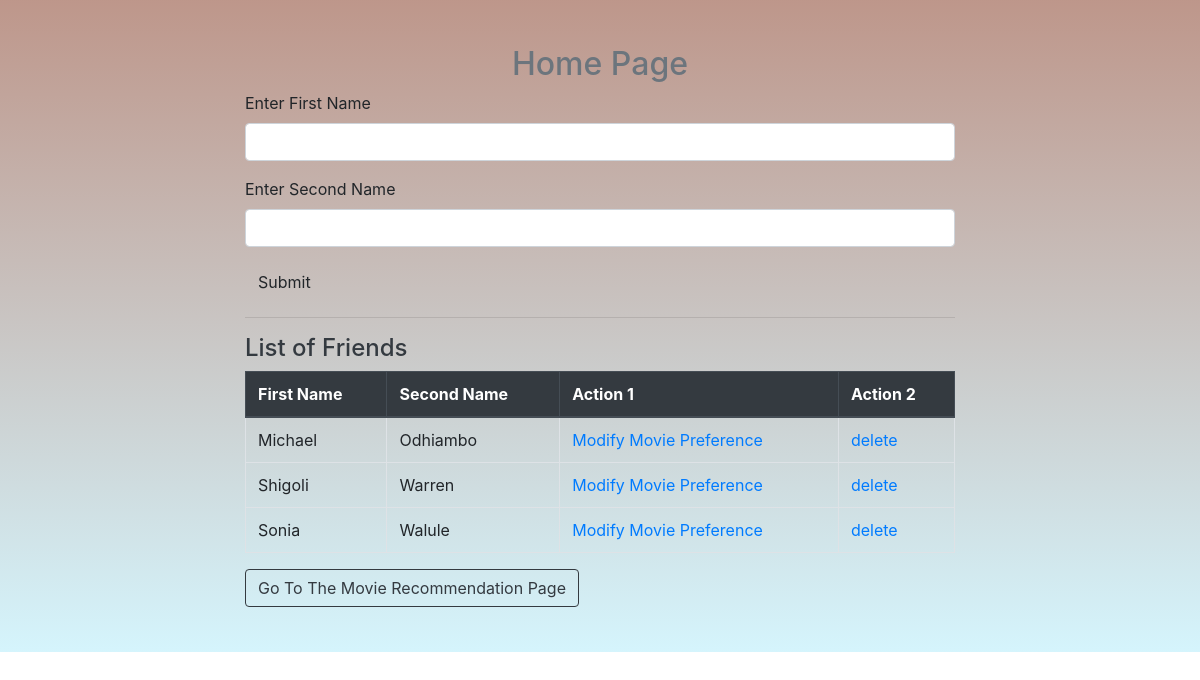
The app's page /, older data.
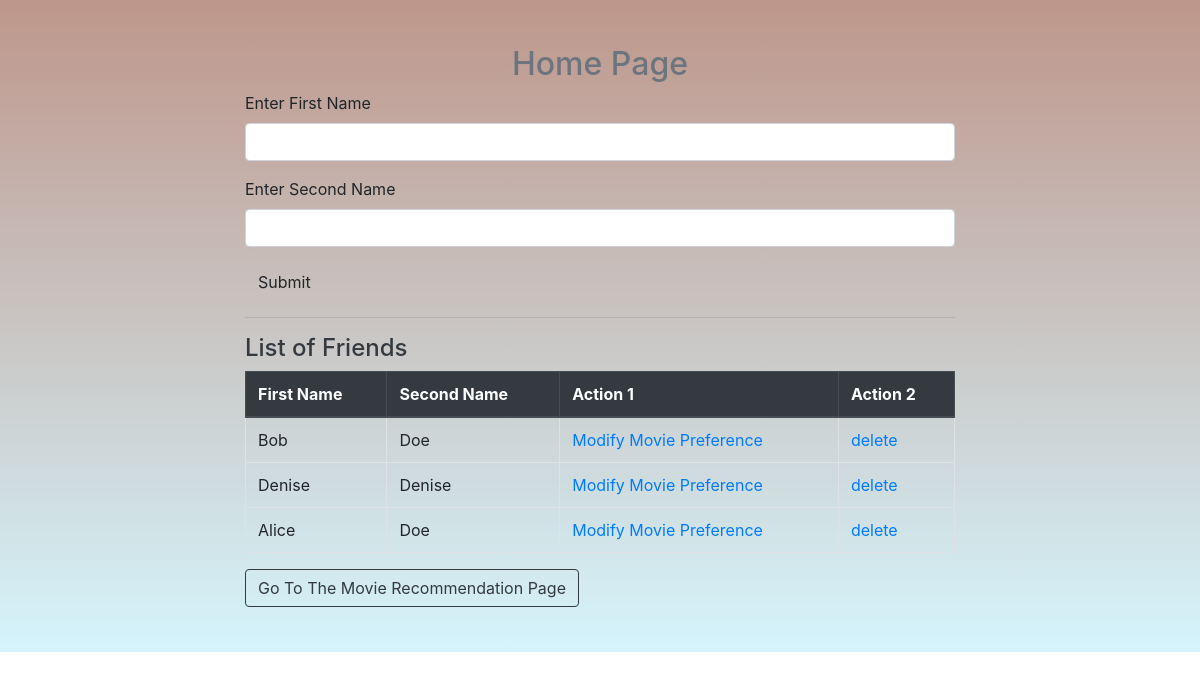
The same page, newer data.
### app/Homepage/model.py (models this page shows, shortened)
class Friends(db.Model):
    id = db.Column(db.Integer, primary_key = True)
    firstName = db.Column(db.String(45), nullable = False)
    secondName = db.Column(db.String(200), nullable = False)

### app/Homepage/routes.py (the view, shortened to what this page needs)
@home_bp.route('/', methods = ['POST', 'GET'])
def Home():
    friends = Friends.query.all()
    form = FriendsInput()
    errors = []
    return render_template('index.html', friends = friends, form = form)

### app/Homepage/form.py
class FriendsInput(FlaskForm):
    firstName = StringField("Enter First Name", validators=[DataRequired()])
    secondName = StringField("Enter Second Name", validators=[DataRequired()])
    submit = SubmitField('Submit')

### app/Homepage/templates/index.html (shortened to what this page needs)
{% extends 'base.html' %}
{% import 'bootstrap/wtf.html' as wtf %}
{% block content %}
<div class="home">
    <div class="home-content col-8 mx-auto">
        <h2 class="text-muted text-center">Home Page</h2>
        <div class="">
            {{ wtf.quick_form(form) }}
        </div>
        <hr/>
        <h4 class="text-dark">List of Friends</h4>
        <table class="table table-bordered">
            <thead class="thead-dark">
                <tr>
                    <th>First Name</th>
                    <th>Second Name</th>
                    <th> Action 1 </th>
                    <th> Action 2 </th>
                </tr>
            </thead>
            <tbody>
                {% if friends | length > 0 %}
                {% for friend in friends %}
                    <tr>
                        <td>{{friend.firstName}}</td>
                        <td>{{friend.secondName}}</td>
                        <td><a href="{{ url_for('movies.AddMovies', id = friend.id) }}">Modify Movie Preference</a></td>
                        <td>
                            <a href = "{{url_for ('Home.delete', _id = friend.id)}}"
                           onclick = "{if(confirm ( 'Delete record permanently?'))
                           {this. document.formname.submit (); return true;} return false;} "
                            title="Permanently delete {{friend.firstName}}'s details and movies list."> delete </a>
                        </td>
                    </tr>
                {% endfor %}
                {% else %}
                <p>You've Not entered any friend</p>
                {% endif %}
            </tbody>
        </table>
        <a class="btn btn-outline-dark" href="{{ url_for('movies.RecommendMovie') }}">Go To The Movie Recommendation Page</a>
    </div>
</div>
{% endblock %}

### app/templates/base.html (shortened to what this page needs)
<link rel="stylesheet" type="text/css" href="{{ url_for('static', filename = 'main.css') }}">
<link rel="stylesheet" href="https://use.fontawesome.com/releases/v5.5.0/css/all.css">
<link rel="stylesheet" href="https://cdnjs.cloudflare.com/ajax/libs/font-awesome/4.7.0/css/font-awesome.min.css">
<link rel="stylesheet" href="https://stackpath.bootstrapcdn.com/bootstrap/4.3.1/css/bootstrap.min.css">
{% block content %}
{% endblock %}

### app/static/main.css (style rules this page uses)
.home { height: auto; padding: 45px 45px; background: linear-gradient(hsla(14, 69%, 29%, 0.502), rgba(171, 234, 250, 0.5)); }

Row changes from the older to the newer data that the page shows:
removed Friends: firstName "Michael", secondName "Odhiambo"
removed Friends: firstName "Shigoli", secondName "Warren"
removed Friends: firstName "Sonia", secondName "Walule"
added Friends: firstName "Bob", secondName "Doe"
added Friends: firstName "Denise", secondName "Denise"
added Friends: firstName "Alice", secondName "Doe"
